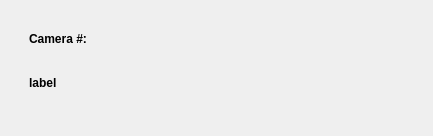
<?xml version="1.0" encoding="UTF-8"?>
<ui version="4.0">
 <class>SignalSlotDemoPluginDialog</class>
 <widget class="QDialog" name="SignalSlotDemoPluginDialog">
  <property name="geometry">
   <rect>
    <x>0</x>
    <y>0</y>
    <width>433</width>
    <height>136</height>
   </rect>
  </property>
  <property name="windowTitle">
   <string>Signal Slot Demo</string>
  </property>
  <layout class="QHBoxLayout" name="horizontalLayout_3">
   <item>
    <widget class="QWidget" name="topLevelWidgetPtr" native="true">
     <layout class="QVBoxLayout" name="verticalLayout">
      <item>
       <widget class="QWidget" name="cameraNumberWidgetPtr" native="true">
        <layout class="QHBoxLayout" name="horizontalLayout">
         <item>
          <widget class="QLabel" name="cameraNumberLabelPtr">
           <property name="font">
            <font>
             <weight>75</weight>
             <bold>true</bold>
            </font>
           </property>
           <property name="text">
            <string>Camera #: </string>
           </property>
          </widget>
         </item>
         <item>
          <spacer name="horizontalSpacer">
           <property name="orientation">
            <enum>Qt::Horizontal</enum>
           </property>
           <property name="sizeHint" stdset="0">
            <size>
             <width>327</width>
             <height>20</height>
            </size>
           </property>
          </spacer>
         </item>
        </layout>
       </widget>
      </item>
      <item>
       <widget class="QWidget" name="cameraGUIDWidgetPtr" native="true">
        <layout class="QHBoxLayout" name="horizontalLayout_2">
         <item>
          <widget class="QLabel" name="cameraGuidLabelPtr">
           <property name="font">
            <font>
             <weight>75</weight>
             <bold>true</bold>
            </font>
           </property>
           <property name="text">
            <string>label </string>
           </property>
          </widget>
         </item>
         <item>
          <spacer name="horizontalSpacer_2">
           <property name="orientation">
            <enum>Qt::Horizontal</enum>
           </property>
           <property name="sizeHint" stdset="0">
            <size>
             <width>304</width>
             <height>20</height>
            </size>
           </property>
          </spacer>
         </item>
        </layout>
       </widget>
      </item>
      <item>
       <spacer name="verticalSpacer">
        <property name="orientation">
         <enum>Qt::Vertical</enum>
        </property>
        <property name="sizeHint" stdset="0">
         <size>
          <width>20</width>
          <height>27</height>
         </size>
        </property>
       </spacer>
      </item>
     </layout>
    </widget>
   </item>
  </layout>
 </widget>
 <resources/>
 <connections/>
</ui>
